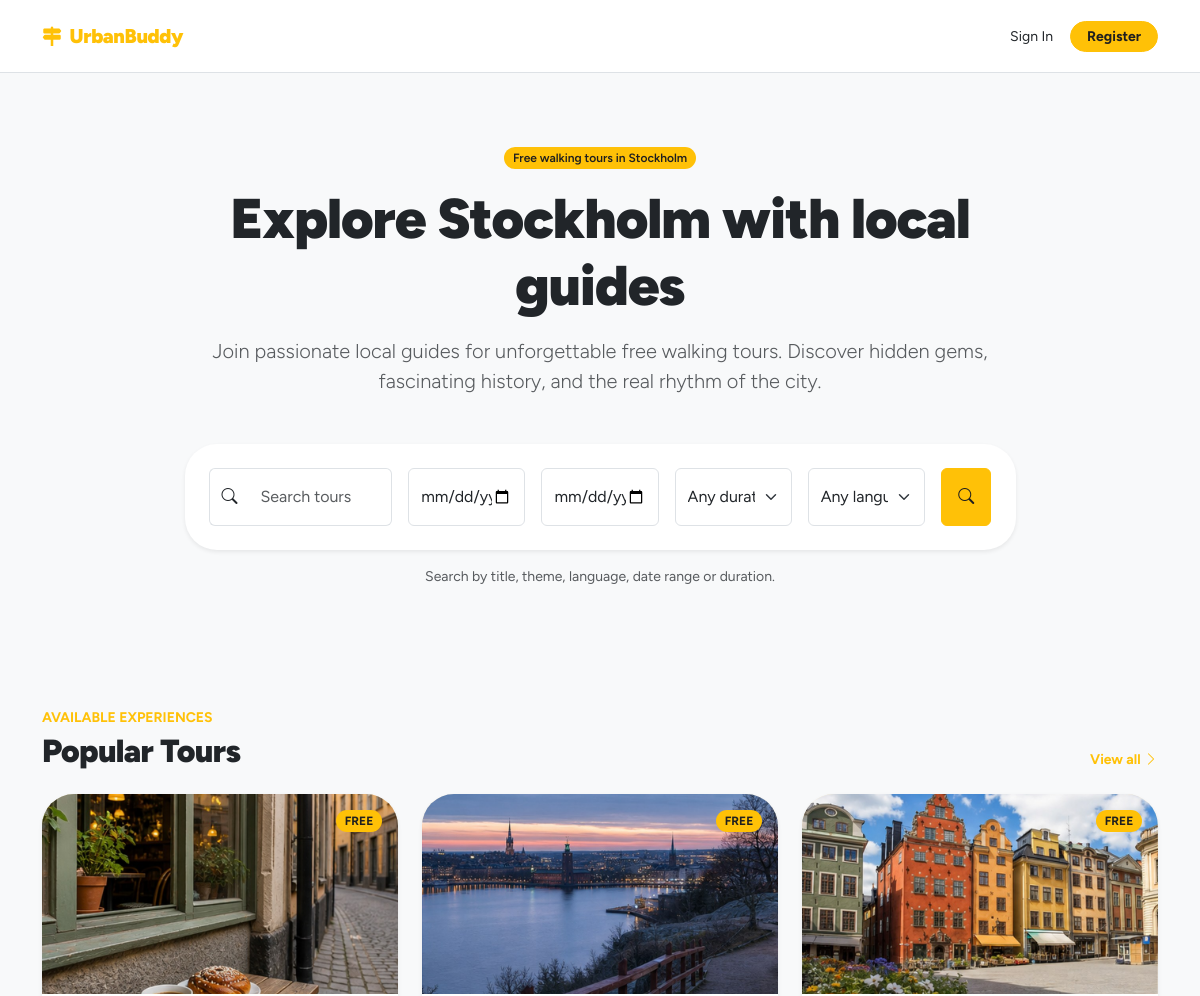
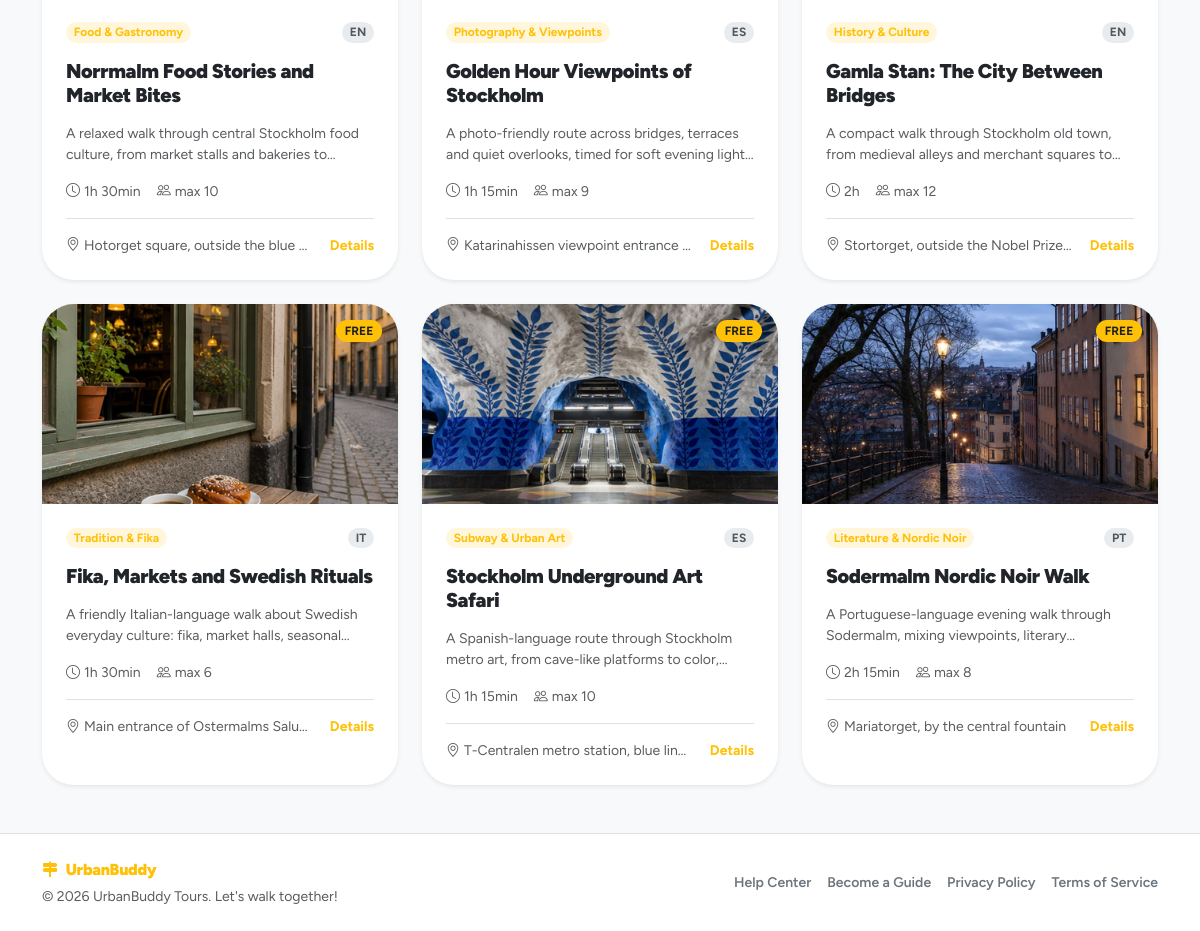
The page / on the database its author committed (2 pictures, top to bottom).
### tables this page shows
CREATE TABLE tour_photos (
    id TEXT PRIMARY KEY, -- UUID
    tour_id TEXT NOT NULL, -- FK verso UUID
    filename TEXT NOT NULL,
    created_at TEXT DEFAULT CURRENT_TIMESTAMP,
    FOREIGN KEY (tour_id) REFERENCES tours(id) ON DELETE CASCADE
);

CREATE TABLE themes (
    id INTEGER PRIMARY KEY AUTOINCREMENT, -- Manteniamo autoincrement (Tabella di dominio)
    name TEXT UNIQUE NOT NULL,
	slug TEXT UNIQUE NOT NULL,
    icon TEXT,
    created_at TEXT DEFAULT CURRENT_TIMESTAMP
, primary_color TEXT DEFAULT '#ffc107');

CREATE TABLE tours (
    id TEXT PRIMARY KEY,  -- UUID
    guide_id TEXT NOT NULL, -- FK verso UUID
    theme_id INTEGER NOT NULL,
    language_id INTEGER NOT NULL,
    title TEXT NOT NULL,
    description TEXT NOT NULL,
    meeting_point TEXT NOT NULL,
    duration INTEGER NOT NULL,
    max_participants INTEGER NOT NULL,
    is_deleted INTEGER DEFAULT 0 CHECK(is_deleted IN (0, 1)),
    created_at TEXT DEFAULT CURRENT_TIMESTAMP,
    updated_at TEXT DEFAULT CURRENT_TIMESTAMP,
    FOREIGN KEY (guide_id) REFERENCES users(id) ON DELETE CASCADE,
    FOREIGN KEY (theme_id) REFERENCES themes(id) ON DELETE RESTRICT,
    FOREIGN KEY (language_id) REFERENCES languages(id) ON DELETE RESTRICT
);

### app/public/routes.py (the view)
@public_bp.route("/")
def home():
    tours = ToursDAO.list_all_tours(limit=6)
    languages = LanguagesDAO.list_all_languages()
    tour_cards = []
    for tour in tours:
        tour_cards.append(build_tour_card(tour))
    return render_template(
        "home.html",
        city_name=CITY_NAME,
        tours=tour_cards,
        languages=languages,
    )

### app/core/db.py (called while the page is built)
def get_db():
    if 'conn' not in g:
        g.conn = sqlite3.connect(current_app.config["DATABASE"])
        g.conn.row_factory = sqlite3.Row
    return g.conn

### app/core/utils.py (called while the page is built, shortened)
def get_object_value(obj, attr_name, default=None):
    if obj is None:
        return default
    value = getattr(obj, attr_name, default)
    if value is None:
        return default
    return value

def get_object_name(obj, fallback="Not specified"):
    return get_object_value(obj, "name", fallback)

def parse_positive_int(value):
    try:
        number = int(value)
    except (TypeError, ValueError):
        return None
    if number <= 0:
        return None
    return number

def format_duration(minutes, fallback="Duration not specified"):
    minutes = parse_positive_int(minutes)
    if minutes is None:
        return fallback
    if minutes < 60:
        return f"{minutes} min"
    hours = minutes // 60
    remaining_minutes = minutes % 60
    if remaining_minutes == 0:
        return f"{hours}h"
    return f"{hours}h {remaining_minutes}min"

def get_language_label(language, fallback="Not specified"):
    if language is None:
        return fallback
    label = getattr(language, "label", None)
    code = getattr(language, "code", None)
    slug = getattr(language, "slug", None)
    name = getattr(language, "name", None)
    language_id = getattr(language, "id", None)
    if label:
        return str(label).upper()

def format_theme(theme, fallback="Walking Tour"):
    return get_object_name(theme, fallback)

### app/public/utils.py (called while the page is built)
def get_cover_filename(tour_id):
    photos = TourPhotosDAO.list_photos_by_tour(tour_id)
    if photos:
        return photos[0].filename
    return None

def build_tour_card(tour):
    language = LanguagesDAO.get_language_by_id(tour.language_id)
    theme = ThemesDAO.get_theme_by_id(tour.theme_id)
    return {
        "id": tour.id,
        "title": tour.title,
        "description": tour.description,
        "meeting_point": tour.meeting_point,
        "duration": format_duration(tour.duration),
        "max_participants": tour.max_participants,
        "language": get_language_label(language),
        "theme": format_theme(theme),
        "cover_filename": get_cover_filename(tour.id),
    }

### app/tours/dao.py (called while the page is built)
    @staticmethod
    def list_photos_by_tour(tour_id: str):
        db = get_db()
        rows = db.execute(
            "SELECT * FROM tour_photos WHERE tour_id = ? ORDER BY created_at DESC",
            (tour_id,)
        ).fetchall()
        return [TourPhoto.from_row(row) for row in rows]

### app/templates/home.html (shortened to what this page needs)
{% extends "base.html" %}
{% block content %}
<section class="py-5 my-lg-4 text-center">
    <div class="container">
        <header class="row justify-content-center">
            <div class="col-lg-10 col-xl-9">
                <span class="badge rounded-pill ub-badge fw-semibold mb-3">
                    Free walking tours in {{ city_name }}
                </span>
                <h1 class="display-4 fw-black mb-3">
                    Explore {{ city_name }} with local guides
                </h1>
                <p class="lead text-body-secondary mb-5">
                    Join passionate local guides for unforgettable free walking tours.
                    Discover hidden gems, fascinating history, and the real rhythm of the city.
                </p>
                <form action="{{ url_for('public.tour_listings') }}" method="GET" class="card border-0 shadow-sm rounded-5">
                    <div class="card-body p-3 p-md-4">
                        <div class="row g-3">
                            <div class="col-lg-3">
                                <div class="input-group h-100">
                                    <span class="input-group-text bg-white border-end-0">
                                        <i class="bi bi-search"></i>
                                    </span>
                                    <input
                                        type="search"
                                        class="form-control border-start-0 py-3"
                                        name="q"
                                        placeholder="Search tours"
                                    >
                                </div>
                            </div>
                            <div class="col-md-6 col-lg-2">
                                <input
                                    type="date"
                                    class="form-control h-100 py-3"
                                    name="date_from"
                                    aria-label="Start date"
                                >
                            </div>
                            <div class="col-md-6 col-lg-2">
                                <input
                                    type="date"
                                    class="form-control h-100 py-3"
                                    name="date_to"
                                    aria-label="End date"
                                >
                            </div>
                            <div class="col-md-6 col-lg-2">
                                <select class="form-select h-100 py-3" name="duration" aria-label="Duration">
                                    <option value="">Any duration</option>
                                </select>
                            </div>
                            <div class="col-md-6 col-lg-2">
                                <select class="form-select h-100 py-3" name="language_id" aria-label="Language">
                                    <option value="">Any language</option>
                                </select>
                            </div>
                            <div class="col-lg-1">
                                <button
                                    class="btn ub-btn fw-bold w-100 h-100 py-3 d-inline-flex align-items-center justify-content-center"
                                    type="submit"
                                    aria-label="Search tours"
                                >
                                    <i class="bi bi-search"></i>
                                </button>
                            </div>
                        </div>
                    </div>
                </form>
                <p class="small text-body-secondary mt-3 mb-0">
                    Search by title, theme, language, date range or duration.
                </p>
            </div>
        </header>
    </div>
</section>
<section class="py-5">
    <div class="container">
        <header class="d-flex align-items-end justify-content-between gap-3 mb-4">
            <div>
                <span class="small text-uppercase fw-bold ub-text d-block mb-1">
                    Available experiences
                </span>
                <h2 class="fw-black mb-0">
                    Popular Tours
                </h2>
            </div>
            <a href="{{ url_for('public.tour_listings') }}" class="small fw-bold text-decoration-none ub-link">
                View all
                <i class="bi bi-chevron-right"></i>
            </a>
        </header>
        {% if tours %}
            <div class="row g-4">
                {% for tour in tours %}
                    <div class="col-md-6 col-lg-4">
                        {% include "components/tour_card.html" %}
                    </div>
                {% endfor %}
            </div>
        {% endif %}
    </div>
</section>
{% endblock %}

### app/templates/components/tour_card.html (shortened to what this page needs)
<article class="card tour-card border-0 shadow-sm rounded-5 h-100 overflow-hidden">
    <div class="position-relative">
        <a
            href="{{ url_for('public.tour_detail', tour_id=tour.id) }}"
            class="tour-card-image-link ratio ratio-16x9 ub-bg-soft text-decoration-none"
            aria-label="View details for {{ tour.title }}"
        >
            {% if tour.cover_filename %}
                <img
                    src="{{ url_for('static', filename='uploads/tours/' ~ tour.cover_filename) }}"
                    alt="{{ tour.title }}"
                    class="object-fit-cover"
                >
            {% else %}
                <div class="d-flex align-items-center justify-content-center fs-3 fw-black ub-text">
                    {{ city_name|default("Stockholm") }}
                </div>
            {% endif %}
        </a>
        {% if card_variant is defined and card_variant == "dashboard" %}
            <div class="position-absolute top-0 end-0 m-3 d-flex gap-2">
                <a
                    href="{{ url_for('guide_dashboard.update_tour', tour_id=tour.id) }}"
                    class="btn btn-light btn-sm rounded-circle shadow-sm p-2 lh-1"
                    aria-label="Edit tour"
                >
                    <i class="bi bi-pencil-fill"></i>
                </a>
                <button
                    type="button"
                    class="btn btn-danger btn-sm rounded-circle shadow-sm p-2 lh-1"
                    data-bs-toggle="modal"
                    data-bs-target="#deleteTourModal-{{ tour.id }}"
                    aria-label="Delete tour"
                >
                    <i class="bi bi-trash-fill"></i>
                </button>
            </div>
        {% else %}
            <span class="badge rounded-pill ub-badge fw-bold position-absolute top-0 end-0 m-3">
                FREE
            </span>
        {% endif %}
    </div>
    <div class="card-body p-4">
        <div class="d-flex align-items-center justify-content-between gap-3 mb-3">
            <span class="badge rounded-pill ub-badge-soft">{{ tour.theme }}</span>
            <span class="badge rounded-pill bg-body-secondary text-body-secondary">{{ tour.language }}</span>
        </div>
        <h3 class="h5 fw-black mb-3">
            {{ tour.title }}
        </h3>
        {% if card_variant is defined and card_variant == "dashboard" %}
            <div class="d-flex flex-wrap gap-3 small text-body-secondary mb-3">
                <span><i class="bi bi-clock me-1"></i>{{ tour.duration }}</span>
                <span><i class="bi bi-people me-1"></i>max {{ tour.max_participants }}</span>
            </div>
            <div class="vstack gap-2 small text-body-secondary">
                <div><i class="bi bi-calendar-week me-1"></i>{{ tour.schedule }}</div>
                <div><i class="bi bi-signpost-split me-1"></i>{{ tour.stops_count }}</div>
            </div>
        {% else %}
            <p class="small text-body-secondary clamp-2 mb-3">
                {{ tour.description }}
            </p>
            <div class="d-flex flex-wrap gap-3 small text-body-secondary mb-3">
                <span><i class="bi bi-clock me-1"></i>{{ tour.duration }}</span>
                <span><i class="bi bi-people me-1"></i>max {{ tour.max_participants }}</span>
            </div>
            <div class="d-flex align-items-center justify-content-between border-top pt-3">
                <span class="small text-body-secondary text-truncate pe-3">
                    <i class="bi bi-geo-alt me-1"></i>{{ tour.meeting_point }}
                </span>
                <a href="{{ url_for('public.tour_detail', tour_id=tour.id) }}" class="small fw-bold text-decoration-none ub-link">
                    Details
                </a>
            </div>
        {% endif %}
    </div>
</article>

### app/static/style.css (style rules this page uses)
:root { --bs-body-font-family: "Figtree", system-ui, -apple-system, "Segoe UI", Roboto, sans-serif; --ub-primary: #ffc107; --ub-primary-rgb: 255, 193, 7; --ub-on-primary: #1f1f1f; --ub-primary-soft-opacity: 0.18; }
.fw-black { font-weight: 900; letter-spacing: -0.02em; }
.ub-text { color: var(--ub-primary) !important; }
.ub-link { color: var(--ub-primary); }
.ub-bg-soft { background-color: rgba(var(--ub-primary-rgb), var(--ub-primary-soft-opacity)) !important; }
.ub-badge { color: var(--ub-on-primary); background-color: var(--ub-primary); border: 1px solid rgba(var(--ub-primary-rgb), 0.35); }
.ub-badge-soft { color: var(--ub-primary); background-color: rgba(var(--ub-primary-rgb), 0.14); }
.ub-btn { color: var(--ub-on-primary); background-color: var(--ub-primary); border-color: var(--ub-primary); }
.clamp-2 { display: -webkit-box; -webkit-line-clamp: 2; -webkit-box-orient: vertical; overflow: hidden; }
.tour-card { transition: transform 0.2s ease, box-shadow 0.2s ease; }
.tour-card-image-link { display: block; color: inherit; overflow: hidden; }
.tour-card-image-link > img { transition: transform 0.2s ease; }

### rows shown on the page
tour_photos: filename (picture)
themes: theme "Food & Gastronomy"
tours: title "Norrmalm Food Stories and Market Bites", description "A relaxed walk through central Stockholm food culture, from market stalls and bakeries…", meeting_point "Hotorget square, outside the blue…"
tour_photos: filename (picture)
themes: theme "Photography & Viewpoints"
tours: title "Golden Hour Viewpoints of Stockholm", description "A photo-friendly route across bridges, terraces and quiet overlooks, timed for soft evening…", meeting_point "Katarinahissen viewpoint entrance…"
tour_photos: filename (picture)
themes: theme "History & Culture"
tours: title "Gamla Stan: The City Between Bridges", description "A compact walk through Stockholm old town, from medieval alleys and merchant squares…", meeting_point "Stortorget, outside the Nobel Prize…"
tour_photos: filename (picture)
themes: theme "Tradition & Fika"
tours: title "Fika, Markets and Swedish Rituals", description "A friendly Italian-language walk about Swedish everyday culture: fika, market halls,…", meeting_point "Main entrance of Ostermalms Salu…"
tour_photos: filename (picture)
themes: theme "Subway & Urban Art"
tours: title "Stockholm Underground Art Safari", description "A Spanish-language route through Stockholm metro art, from cave-like platforms to…", meeting_point "T-Centralen metro station, blue lin…"
tour_photos: filename (picture)
themes: theme "Literature & Nordic Noir"
tours: title "Sodermalm Nordic Noir Walk", description "A Portuguese-language evening walk through Sodermalm, mixing viewpoints,…", meeting_point "Mariatorget, by the central fountain"

### other values the page prints
{{ city_name }} "Stockholm"
{{ tour.language }} "EN" "ES" "EN" "IT" "ES" "PT"
{{ tour.duration }} "1h 30min" "1h 15min" "2h" "1h 30min" "1h 15min" "2h 15min"
{{ tour.max_participants }} "10" "9" "12" "6" "10" "8"
